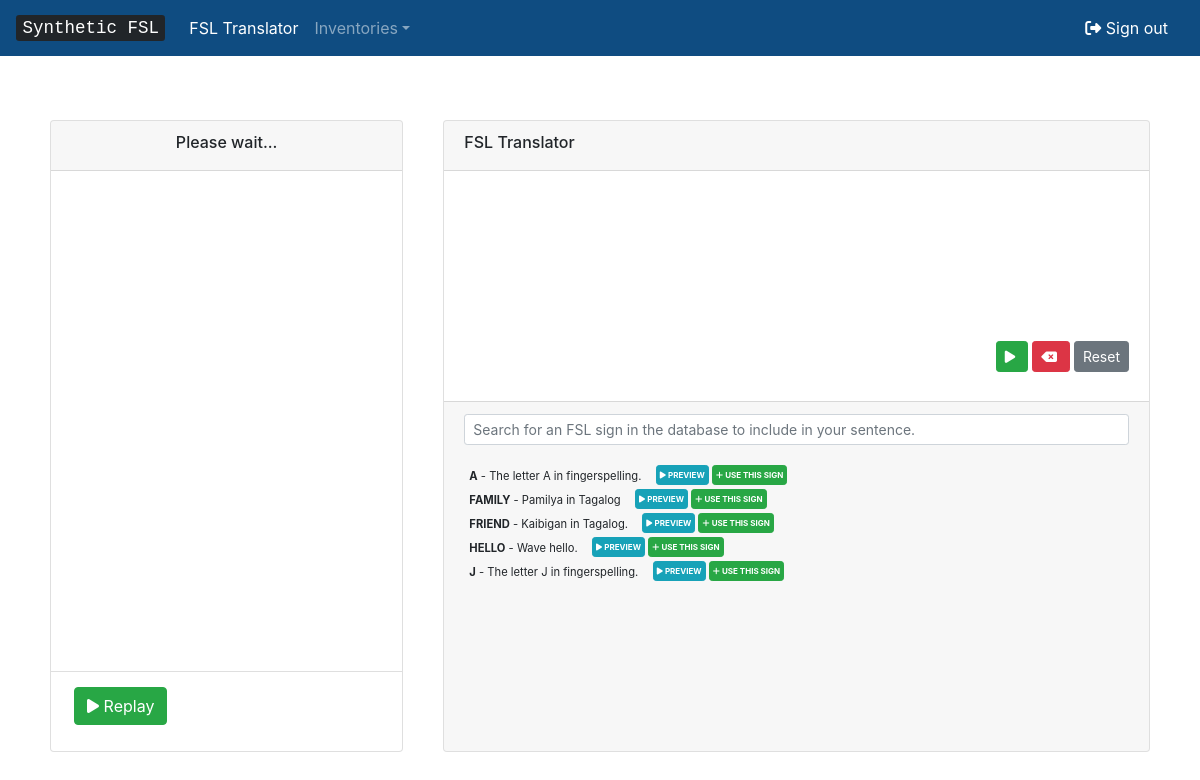
/translator/ (signed in), run on the app's committed database.
### inventory/models.py (models this page shows, shortened)
class Sign(models.Model):
	name = models.CharField(max_length=200, verbose_name='Name')
	description = models.TextField(verbose_name='Description')
	twoHanded = models.BooleanField(default=False)
	rightHandshape = models.ForeignKey(Handshape, verbose_name="Right Handshape", default="1", on_delete=models.CASCADE, related_name='rightHandshape_sign_set')
	rightFingerDirection = models.CharField(max_length=5, verbose_name='Right External Finger Direction', default='')
	rightPalmOrientation = models.CharField(max_length=5, verbose_name='Right Palm Orientation', default='')
	leftHandshape = models.ForeignKey(Handshape, verbose_name="Left Handshape", default="1", on_delete=models.CASCADE, related_name='leftHandshape_sign_set')
	leftFingerDirection = models.CharField(max_length=5, verbose_name='Left External Finger Direction', default='')
	leftPalmOrientation = models.CharField(max_length=5, verbose_name='Left Palm Orientation', default='')
	locationType = models.CharField(max_length=10, verbose_name='Location Type', default='')
	rightLocation = models.CharField(max_length=20, verbose_name='Right Hand Location', default='')
	rightLocationSide = models.CharField(max_length=20, verbose_name='Right Hand Location Side', default='')
	rightLocationContact = models.CharField(max_length=20, verbose_name='Right Hand Location Contact', default='')
	leftLocation = models.CharField(max_length=20, verbose_name='Left Hand Location', default='')
	leftLocationSide = models.CharField(max_length=20, verbose_name='Left Hand Location Contact', default='')
	leftLocationContact = models.CharField(max_length=20, verbose_name='Left Hand Location Side', default='')
	constellationContact = models.CharField(max_length=20, verbose_name='Constellation Contact', default='')
	constellationLocation = models.CharField(max_length=20, verbose_name='Constellation Location', default='')
	constellationLocationSide = models.CharField(max_length=20, verbose_name='Constellation Location Side', default='')
	constellationLocationContact = models.CharField(max_length=20, verbose_name='Constellation Location Contact', default='')
	rightContactType = models.CharField(max_length=20, verbose_name='Right Contact Type', default='')
	leftContactType = models.CharField(max_length=20, verbose_name='Left Contact Type', default='')
	rightContactFinger = models.CharField(max_length=5, verbose_name='Constellation Location Contact', default='')
	rightContactPart = models.CharField(max_length=20, verbose_name='Right Contact Part', default='')
	rightContactSide = models.CharField(max_length=20, verbose_name='Right Contact Side', default='')
	leftContactFinger = models.CharField(max_length=20, verbose_name='Right Contact Side', default='')
	leftContactPart = models.CharField(max_length=20, verbose_name='Right Contact Side', default='')
	leftContactSide = models.CharField(max_length=20, verbose_name='Right Contact Side', default='')
	sigml = models.TextField(default="<sigml></sigml>");
	rightMotionSequence = ListTextField(base_field=models.CharField(max_length=1000), size=10,)
	rightMotionTags = ListTextField(base_field=models.CharField(max_length=500), size=10,)
	rightTargetConfigs = ListTextField(base_field=models.CharField(max_length=500), size=10,)
	rightTargetLocs = ListTextField(base_field=models.CharField(max_length=500), size=10,)
	leftMotionSequence = ListTextField(base_field=models.CharField(max_length=1000), size=10,)
	leftMotionTags = ListTextField(base_field=models.CharField(max_length=500), size=10,)
	leftTargetConfigs = ListTextField(base_field=models.CharField(max_length=500), size=10,)
	leftTargetLocs = ListTextField(base_field=models.CharField(max_length=500), size=10,)
	nondom = models.BooleanField(default=False)
	motionType = models.CharField(max_length=10, verbose_name='Motion Type', default='split')
	symmetry = models.CharField(max_length=7, verbose_name='Symmetry', default='split')
	outofphase = models.BooleanField(default=False)
	class Meta:
		ordering = ['name']

### inventory/views.py (the view, shortened to what this page needs)
# urls.py: path("translator/", views.translator, name="translator"),
def translator(request):
	spellout = False;
	sigml = ""
	query = ""
	url_parameter = request.GET.get("q")
	signs = Sign.objects.all()
	if request.is_ajax():
		html = render_to_string(template_name="inventory/translator-partial.html",context={'signs' : signs, 'spellout' : spellout, 'sigml' : sigml, 'query' : query})
		data_dict = {"html_from_view": html}
		return JsonResponse(data=data_dict, safe=False)
	context = {'signs' : signs}
	return render(request, "inventory/translator.html", context)

### inventory/templates/inventory/translator.html (shortened to what this page needs)
{% extends 'inventory/avatargui.html' %}
{% load static %}
{% block info %}
<div class="card">
	<h6 class="card-header" style="height:50px;">
		FSL Translator
	</h6>
	<div class="card-body" id="sentence" style="height:150px;"></div>
	<div class="card-body text-right" style="height:80px;">
		<button type="button" class="btn btn-sm btn-success" onclick="generateSentence();"><i class="fas fa-play"></i>&nbsp;</button>
		<button type="button" class="btn btn-sm btn-danger" onclick="backspace();"><i class="fas fa-backspace"></i>&nbsp;</button>
		<button type="button" class="btn btn-sm btn-secondary" onclick="clearSentence();">Reset</button>
	</div>
	<div class="card-footer" style="height:350px;">
		<form style="margin-bottom: 0px;">
		<input id="user-input" class="form-control form-control-sm w-100" type="text" placeholder="Search for an FSL sign in the database to include in your sentence." aria-label="Search">
		</form>
		<div id="replaceable-content" style="padding-top:20px;padding-left:5px;font-size: 0.7rem;height:200px;overflow-y:scroll;">
				{% include 'inventory/translator-partial.html' %}
		</div>
	</div>
</div>
{% endblock %}

### inventory/templates/inventory/translator-partial.html (shortened to what this page needs)
{% if signs and not spellout %}
{% for sign in signs %}
<strong>{{ sign.name }}</strong> - {{ sign.description}}&emsp;
<button class="btn btn-sm btn-info mb-1" value="{{ sign.name }}" data="{{ sign.sigml }}" style="padding:3px;font-size:0.5rem;" onclick="writesigml(this.getAttribute('data'))"><i class="fas fa-play"></i> <strong>PREVIEW</strong></button>
<button class="btn btn-sm btn-success mb-1" value="{{ sign.name }}" data="{{ sign.sigml }}" style="padding:3px;font-size:0.5rem;" onclick="includeSign(this);"><i class="fas fa-plus"></i> <strong>USE THIS SIGN</strong></button><br>
{% endfor %}
{% endif %}

### inventory/static/css/style.css (style rules this page uses)
input, label { display:block; }

### data on the page
Sign: name "A", description "The letter A in fingerspelling."
Sign: name "FAMILY", description "Pamilya in Tagalog"
Sign: name "FRIEND", description "Kaibigan in Tagalog."
Sign: name "HELLO", description "Wave hello."
Sign: name "J", description "The letter J in fingerspelling."
